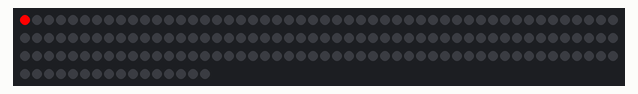
Simulated run of this sketch. Board: ATtiny85, built with avr-gcc and run on an emulated ATtiny85. Shown: 166 RGB LEDs in strip order, left to right, continuing on the next row.

Above: at 0.17 s.
At 5.72 s:
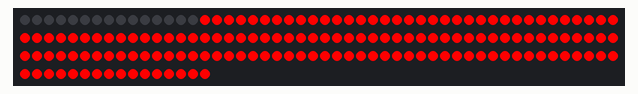
At 11.27 s:
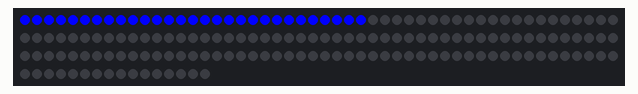
At 19.9 s:
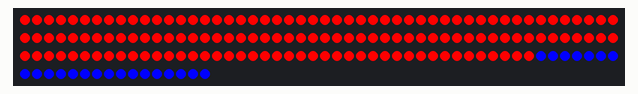
At 29.76 s:
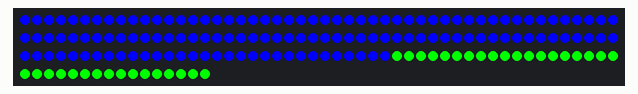
At 39.63 s:
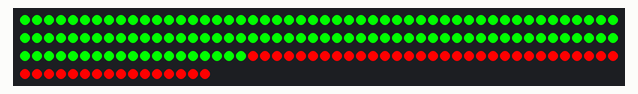

The sketch:

strandtest_dotstars.ino
```cpp
// Simple strand test for Adafruit Dot Star RGB LED strip.
// This is a basic diagnostic tool, NOT a graphics demo...helps confirm
// correct wiring and tests each pixel's ability to display red, green
// and blue and to forward data down the line.  By limiting the number
// and color of LEDs, it's reasonably safe to power a couple meters off
// the Arduino's 5V pin.  DON'T try that with other code!

#include <Adafruit_DotStar.h>
// Because conditional #includes don't work w/Arduino sketches...
#include <SPI.h>         // COMMENT OUT THIS LINE FOR GEMMA OR TRINKET
//#include <avr/power.h> // ENABLE THIS LINE FOR GEMMA OR TRINKET

#define NUMPIXELS 166 // Number of LEDs in strip

// Here's how to control the LEDs from any two pins:
#define DATAPIN    4
#define CLOCKPIN   5
Adafruit_DotStar strip(NUMPIXELS, DATAPIN, CLOCKPIN, DOTSTAR_BGR);
// The last parameter is optional -- this is the color data order of the
// DotStar strip, which has changed over time in different production runs.
// Your code just uses R,G,B colors, the library then reassigns as needed.
// Default is DOTSTAR_BRG, so change this if you have an earlier strip.

// Hardware SPI is a little faster, but must be wired to specific pins
// (Arduino Uno = pin 11 for data, 13 for clock, other boards are different).
//Adafruit_DotStar strip(NUMPIXELS, DOTSTAR_BRG);

void setup() {

#if defined(__AVR_ATtiny85__) && (F_CPU == 16000000L)
  clock_prescale_set(clock_div_1); // Enable 16 MHz on Trinket
#endif

  strip.begin(); // Initialize pins for output
  strip.show();  // Turn all LEDs off ASAP
}

// Runs 10 LEDs at a time along strip, cycling through red, green and blue.
// This requires about 200 mA for all the 'on' pixels + 1 mA per 'off' pixel.

int offPixels = 0; // Pixel to not use at end/beginning
int      head  = 0 + offPixels, tail = -NUMPIXELS; // Index of first 'on' and 'off' pixels
uint32_t color = 0xFF0000;      // 'On' color (starts red)

void loop() {

  strip.setPixelColor(head, color); // 'On' pixel at head
  strip.setPixelColor(tail, 0);     // 'Off' pixel at tail
  strip.show();                     // Refresh strip
  delay(20);                        // Pause 20 milliseconds (~50 FPS)

  head=head+1;
  if(head >= NUMPIXELS-offPixels) {         // Increment head index.  Off end of strip?
    head = 0 + offPixels;                       //  Yes, reset head index to start
    if((color >>= 8) == 0)          //  Next color (R->G->B) ... past blue now?
      color = 0xFF0000;             //   Yes, reset to red
  }
  tail=tail+1;
  if(tail>= NUMPIXELS-offPixels) tail = NUMPIXELS; // Increment, reset tail index
}
```
